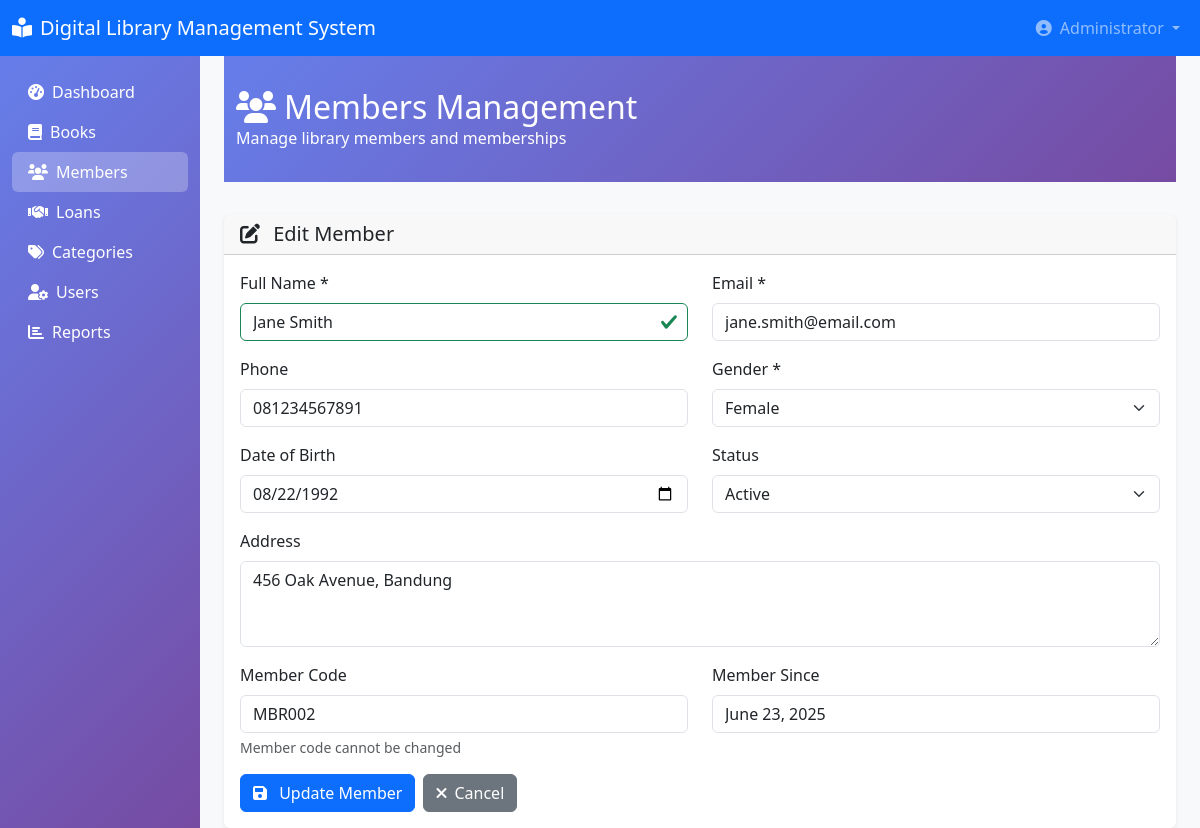
The page /members.php?action=edit&id=2 (signed in) on the database its author committed.
### tables this page shows
CREATE TABLE `members` (
  `id` int NOT NULL,
  `member_code` varchar(20) NOT NULL,
  `full_name` varchar(100) NOT NULL,
  `email` varchar(100) NOT NULL,
  `phone` varchar(15) DEFAULT NULL,
  `address` text,
  `date_of_birth` date DEFAULT NULL,
  `gender` enum('male', 'female') NOT NULL,
  `member_since` date DEFAULT (curdate()),
  `status` enum('active', 'inactive', 'suspended') DEFAULT 'active',
  `created_at` timestamp NULL DEFAULT CURRENT_TIMESTAMP,
  `updated_at` timestamp NULL DEFAULT CURRENT_TIMESTAMP ON UPDATE CURRENT_TIMESTAMP
);

### config.php (called while the page is built, shortened)
<?php
class Database
{
    private static $instance = null;
    private $connection;
    private function __construct()
    {
        try {
            $this->connection = new PDO(
                "mysql:host=" . DB_HOST . ";dbname=" . DB_NAME . ";charset=utf8",
                DB_USER,
                DB_PASS,
                [
                    PDO::ATTR_ERRMODE => PDO::ERRMODE_EXCEPTION,
                    PDO::ATTR_DEFAULT_FETCH_MODE => PDO::FETCH_ASSOC,
                    PDO::ATTR_EMULATE_PREPARES => false
                ]
            );
        } catch (PDOException $e) {
            die("Database connection failed: " . $e->getMessage());
        }
    }
    public static function getInstance()
    {
        if (self::$instance === null) {
            self::$instance = new self();
        }
        return self::$instance;
    }
    public function getConnection()
    {
        return $this->connection;
    }
}
function isAdmin()
{
    return isset($_SESSION['role']) && $_SESSION['role'] === 'admin';
}

### classes/BaseModel.php (called while the page is built, shortened)
<?php
abstract class BaseModel
{
    protected $db;
    protected $table;
    protected $primaryKey = 'id';
    protected $hidden = [];
    public function __construct()
    {
        $this->db = Database::getInstance()->getConnection();
    }
    public function find($id)
    {
        try {
            $sql = "SELECT * FROM {$this->table} WHERE {$this->primaryKey} = :id";
            $stmt = $this->db->prepare($sql);
            $stmt->bindParam(':id', $id, PDO::PARAM_INT);
            $stmt->execute();
            $result = $stmt->fetch();
            if ($result) {
                return $this->hideFields($result);
            }
            return null;
        } catch (PDOException $e) {
            throw new Exception("Error finding record: " . $e->getMessage());
        }
    }
    protected function hideFields($data)
    {
        if (empty($this->hidden)) {
            return $data;
        }
        return $data;
    }
}

### Members.php (the view, shortened to what this page needs)
<?php
require_once 'config.php';
require_once 'classes/BaseModel.php';
$memberModel = new Member();
$action = $_GET['action'] ?? 'list';
$editMember = null;
if ($action === 'edit' && isset($_GET['id'])) {
    try {
        $editMember = $memberModel->find((int)$_GET['id']);
    } catch (Exception $e) {
        $message = $e->getMessage();
        $messageType = 'error';
        $action = 'list';
    }
}
?>
<!DOCTYPE html>
<html lang="en">
<head>
    <link href="https://cdn.jsdelivr.net/npm/bootstrap@5.3.0/dist/css/bootstrap.min.css" rel="stylesheet">
    <link href="https://cdnjs.cloudflare.com/ajax/libs/font-awesome/6.0.0/css/all.min.css" rel="stylesheet">
    <link href="https://cdn.datatables.net/1.13.0/css/dataTables.bootstrap5.min.css" rel="stylesheet">
</head>
<body>
    <nav class="navbar navbar-expand-lg navbar-dark bg-primary">
        <div class="container-fluid">
            <a class="navbar-brand" href="dashboard.php">
                <i class="fas fa-book-reader me-2"></i><?php echo SITE_NAME; ?>
            </a>
            <div class="navbar-nav ms-auto">
                <div class="nav-item dropdown">
                    <a class="nav-link dropdown-toggle" href="#" data-bs-toggle="dropdown">
                        <i class="fas fa-user-circle me-2"></i><?php echo htmlspecialchars($_SESSION['full_name']); ?>
                    </a>
                </div>
            </div>
        </div>
    </nav>
    <div class="container-fluid">
        <div class="row">
            <nav class="col-md-3 col-lg-2 d-md-block sidebar collapse" style="background: linear-gradient(135deg, #667eea 0%, #764ba2 100%); min-height: calc(100vh - 56px);">
                <div class="position-sticky pt-3">
                    <ul class="nav flex-column">
                        <li class="nav-item">
                            <a class="nav-link text-white" href="dashboard.php">
                                <i class="fas fa-tachometer-alt me-2"></i>Dashboard
                            </a>
                        </li>
                        <li class="nav-item">
                            <a class="nav-link text-white" href="books.php">
                                <i class="fas fa-book me-2"></i>Books
                            </a>
                        </li>
                        <li class="nav-item">
                            <a class="nav-link text-white bg-white bg-opacity-25 rounded" href="members.php">
                                <i class="fas fa-users me-2"></i>Members
                            </a>
                        </li>
                        <li class="nav-item">
                            <a class="nav-link text-white" href="loans.php">
                                <i class="fas fa-handshake me-2"></i>Loans
                            </a>
                        </li>
                        <li class="nav-item">
                            <a class="nav-link text-white" href="categories.php">
                                <i class="fas fa-tags me-2"></i>Categories
                            </a>
                        </li>
                        <?php if (isAdmin()): ?>
                            <li class="nav-item">
                                <a class="nav-link text-white" href="users.php">
                                    <i class="fas fa-user-cog me-2"></i>Users
                                </a>
                            </li>
                        <?php endif; ?>
                        <li class="nav-item">
                            <a class="nav-link text-white" href="reports.php">
                                <i class="fas fa-chart-bar me-2"></i>Reports
                            </a>
                        </li>
                    </ul>
                </div>
            </nav>
            <main class="col-md-9 ms-sm-auto col-lg-10 px-md-4">
                <div class="page-header">
                    <div class="container-fluid">
                        <div class="row align-items-center">
                            <div class="col">
                                <h1 class="h2 mb-0">
                                    <i class="fas fa-users me-2"></i>Members Management
                                </h1>
                                <p class="mb-0">Manage library members and memberships</p>
                            </div>
                        </div>
                    </div>
                </div>
                <?php if ($action === 'add' || $action === 'edit'): ?>
                    <div class="card">
                        <div class="card-header">
                            <h5 class="mb-0">
                                <i class="fas fa-<?php echo $action === 'add' ? 'plus' : 'edit'; ?> me-2"></i>
                                <?php echo $action === 'add' ? 'Add New Member' : 'Edit Member'; ?>
                            </h5>
                        </div>
                        <div class="card-body">
                            <form method="POST" id="memberForm">
                                <div class="row">
                                    <div class="col-md-6 mb-3">
                                        <label for="full_name" class="form-label">Full Name *</label>
                                        <input type="text" class="form-control" id="full_name" name="full_name"
                                            value="<?php echo htmlspecialchars($editMember['full_name'] ?? ''); ?>"
                                            required maxlength="100">
                                    </div>
                                    <div class="col-md-6 mb-3">
                                        <label for="email" class="form-label">Email *</label>
                                        <input type="email" class="form-control" id="email" name="email"
                                            value="<?php echo htmlspecialchars($editMember['email'] ?? ''); ?>"
                                            required maxlength="100">
                                    </div>
                                </div>
                                <div class="row">
                                    <div class="col-md-6 mb-3">
                                        <label for="phone" class="form-label">Phone</label>
                                        <input type="tel" class="form-control" id="phone" name="phone"
                                            value="<?php echo htmlspecialchars($editMember['phone'] ?? ''); ?>"
                                            maxlength="15">
                                    </div>
                                    <div class="col-md-6 mb-3">
                                        <label for="gender" class="form-label">Gender *</label>
                                        <select class="form-select" id="gender" name="gender" required>
                                            <option value="female" <?php echo ($editMember['gender'] ?? '') === 'female' ? 'selected' : ''; ?>>Female</option>
                                        </select>
                                    </div>
                                </div>
                                <div class="row">
                                    <div class="col-md-6 mb-3">
                                        <label for="date_of_birth" class="form-label">Date of Birth</label>
                                        <input type="date" class="form-control" id="date_of_birth" name="date_of_birth"
                                            value="<?php echo $editMember['date_of_birth'] ?? ''; ?>"
                                            max="<?php echo date('Y-m-d'); ?>">
                                    </div>
                                    <?php if ($action === 'add'): ?>
                                        <div class="col-md-6 mb-3">
                                            <label for="member_since" class="form-label">Member Since</label>
                                            <input type="date" class="form-control" id="member_since" name="member_since"
                                                value="<?php echo date('Y-m-d'); ?>" max="<?php echo date('Y-m-d'); ?>">
                                            <div class="form-text">Leave empty to use today's date</div>
                                        </div>
                                    <?php else: ?>
                                        <div class="col-md-6 mb-3">
                                            <label for="status" class="form-label">Status</label>
                                            <select class="form-select" id="status" name="status">
                                                <option value="active" <?php echo ($editMember['status'] ?? '') === 'active' ? 'selected' : ''; ?>>Active</option>
                                            </select>
                                        </div>
                                    <?php endif; ?>
                                </div>
                                <div class="mb-3">
                                    <label for="address" class="form-label">Address</label>
                                    <textarea class="form-control" id="address" name="address" rows="3"><?php echo htmlspecialchars($editMember['address'] ?? ''); ?></textarea>
                                </div>
                                <?php if ($action === 'edit'): ?>
                                    <div class="row">
                                        <div class="col-md-6 mb-3">
                                            <label class="form-label">Member Code</label>
                                            <input type="text" class="form-control" value="<?php echo htmlspecialchars($editMember['member_code']); ?>" readonly>
                                            <div class="form-text">Member code cannot be changed</div>
                                        </div>
                                        <div class="col-md-6 mb-3">
                                            <label class="form-label">Member Since</label>
                                            <input type="text" class="form-control" value="<?php echo date('F d, Y', strtotime($editMember['member_since'])); ?>" readonly>
                                        </div>
                                    </div>
                                <?php endif; ?>
                                <div class="d-flex gap-2">
                                    <button type="submit" name="<?php echo $action === 'add' ? 'add_member' : 'edit_member'; ?>" class="btn btn-primary">
                                        <i class="fas fa-save me-2"></i>
                                        <?php echo $action === 'add' ? 'Add Member' : 'Update Member'; ?>
                                    </button>
                                    <a href="members.php" class="btn btn-secondary">
                                        <i class="fas fa-times me-2"></i>Cancel
                                    </a>
                                </div>
                            </form>
                        </div>
                    </div>
                <?php endif; ?>
            </main>
        </div>
    </div>
</body>
</html>

### Members.php (style rules this page uses)
body { background-color: #f8f9fa; }
.page-header { background: linear-gradient(135deg, #667eea 0%, #764ba2 100%); color: white; padding: 2rem 0; margin-bottom: 2rem; }
.card { box-shadow: 0 0.125rem 0.25rem rgba(0, 0, 0, 0.075); border: none; }

### rows shown on the page
members: full_name "Jane Smith", email "jane.smith@email.com", phone "081234567891", gender "Female", date_of_birth "08/22/1992", status "Active", address "456 Oak Avenue, Bandung", member_code "MBR002", member_since "June 23, 2025"

### other values the page prints
SITE_NAME "Digital Library Management System"
$_SESSION['full_name'] "Administrator"
